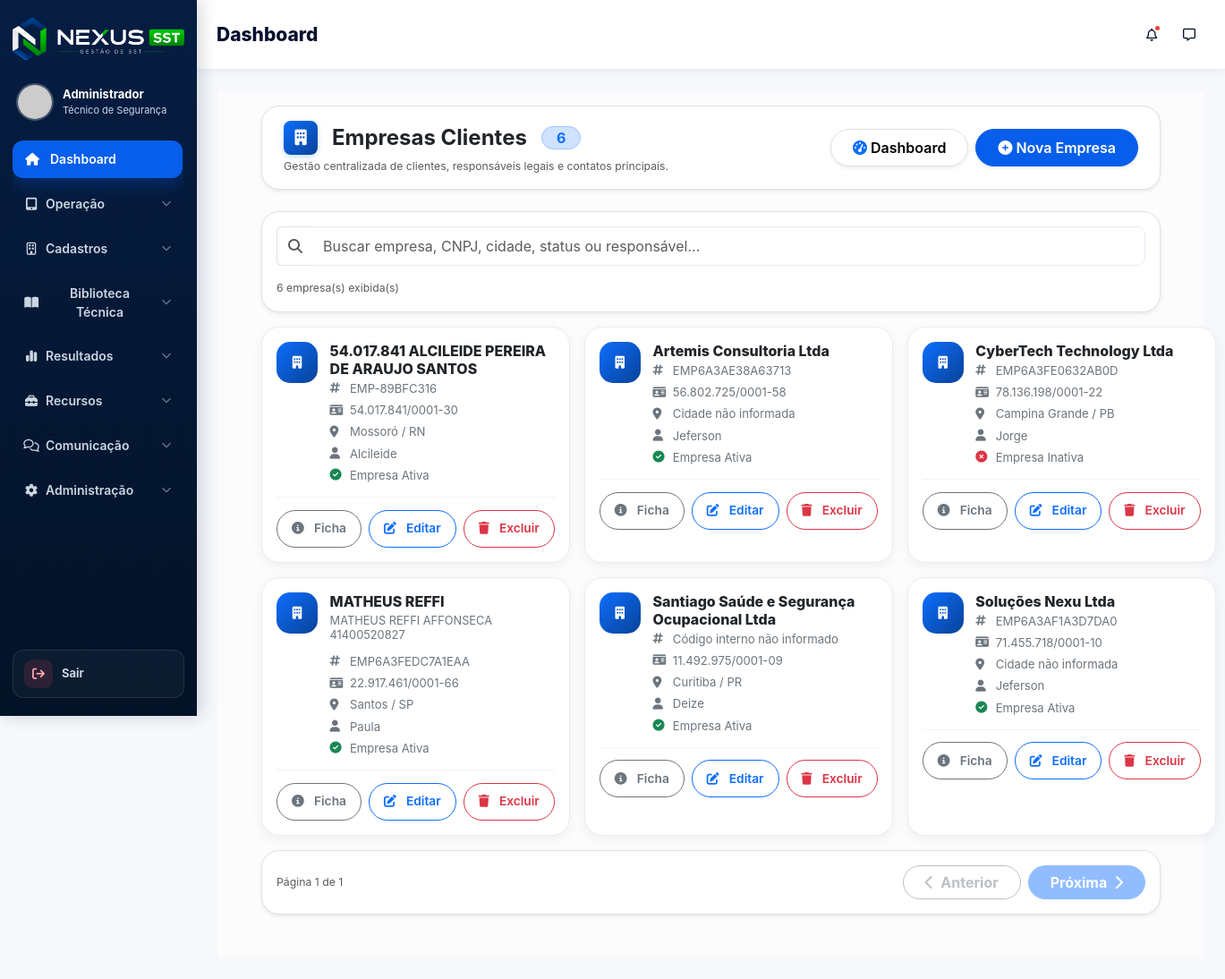
Page /nexus_sst/public/empresas (signed in) on the committed database.
### tables this page shows
CREATE TABLE `empresas` (
  `id` int NOT NULL AUTO_INCREMENT,
  `codigo` varchar(30) DEFAULT NULL,
  `codigo_externo` varchar(50) DEFAULT NULL,
  `razao_social` varchar(200) NOT NULL,
  `nome_fantasia` varchar(200) DEFAULT NULL,
  `cnpj` varchar(20) DEFAULT NULL,
  `inscricao_estadual` varchar(50) DEFAULT NULL,
  `cnae` varchar(30) DEFAULT NULL,
  `descricao_cnae` varchar(255) DEFAULT NULL,
  `grau_risco` varchar(10) DEFAULT NULL,
  `quantidade_funcionarios` int DEFAULT NULL,
  `telefone` varchar(30) DEFAULT NULL,
  `email` varchar(150) DEFAULT NULL,
  `responsavel` varchar(150) DEFAULT NULL,
  `cargo_responsavel` varchar(150) DEFAULT NULL,
  `contato_responsavel` varchar(100) DEFAULT NULL,
  `endereco` text,
  `cidade` varchar(100) DEFAULT NULL,
  `estado` varchar(2) DEFAULT NULL,
  `cep` varchar(20) DEFAULT NULL,
  `logradouro` varchar(200) DEFAULT NULL,
  `numero` varchar(20) DEFAULT NULL,
  `complemento` varchar(100) DEFAULT NULL,
  `bairro` varchar(100) DEFAULT NULL,
  `tecnico_responsavel` varchar(150) DEFAULT NULL,
  `supervisor_responsavel` varchar(150) DEFAULT NULL,
  `periodicidade_visitas` varchar(50) DEFAULT NULL,
  `observacoes` text,
  `ativo` tinyint(1) DEFAULT '1',
  `criado_em` timestamp NULL DEFAULT CURRENT_TIMESTAMP,
  `atualizado_em` timestamp NULL DEFAULT CURRENT_TIMESTAMP ON UPDATE CURRENT_TIMESTAMP,
  PRIMARY KEY (`id`),
  UNIQUE KEY `uk_empresa_cnpj` (`cnpj`),
  UNIQUE KEY `uk_empresa_codigo` (`codigo`)
);

### core/Controller.php (called while the page is built, shortened)
<?php
class Controller
{
    public function view($view, $data = [])
    {
        extract($data);
        $viewPath = dirname(__DIR__) . "/app/views/{$view}.php";
        require_once $viewPath;
    }
}

### app/controllers/EmpresasController.php (called while the page is built, shortened)
<?php
class EmpresasController extends AuthController
{
    private Empresa $empresaModel;
    public function __construct()
    {
        require_once __DIR__ . '/../models/Empresa.php';
        $this->empresaModel = new Empresa();
    }
    public function index()
    {
        $empresas = $this->empresaModel->listar();
        $this->view('empresas/index', [
            'empresas' => $empresas
        ]);
    }
}

### core/Router.php (called while the page is built, shortened)
<?php
class Router
{
    private array $routes = [];
    private function add(string $httpMethod, string $uri, string $controller, string $method): void
    {
        $uri = '/' . trim($uri, '/');
        $this->routes[$httpMethod][$uri] = [
            'controller' => $controller,
            'method' => $method
        ];
    }
    public function dispatch(): void
    {
        $httpMethod = strtoupper($_SERVER['REQUEST_METHOD'] ?? 'GET');
        $requestUri = $_SERVER['REQUEST_URI'] ?? '/';
        $requestPath = parse_url($requestUri, PHP_URL_PATH) ?: '/';
        $route = $this->normalizeRequestPath($requestPath);
        $routes = $this->routes[$httpMethod] ?? [];
        $match = $this->matchRoute($routes, $route);
        $methodName = $match['method'];
        $params = $match['params'];
        $controller = new $controllerName();
        $controller->$methodName(...$params);
    }
    private function normalizeRequestPath(string $requestPath): string
    {
        $route = '/' . ltrim($requestPath, '/');
        $basePaths = [];
        if (defined('BASE_URL')) {
            $configuredBasePath = parse_url((string) BASE_URL, PHP_URL_PATH);
            if (is_string($configuredBasePath) && $configuredBasePath !== '') {
                $basePaths[] = '/' . trim($configuredBasePath, '/');
            }
        }
        $basePaths = array_values(array_unique(array_filter($basePaths)));
        usort($basePaths, static fn(string $a, string $b): int => strlen($b) <=> strlen($a));
        foreach ($basePaths as $basePath) {
            if (str_starts_with($route, $basePath . '/')) {
                $route = substr($route, strlen($basePath));
                break;
            }
        }
        $route = '/' . trim($route, '/');
        return $route === '//' ? '/' : $route;
    }
    private function matchRoute(array $routes, string $route): ?array
    {
        if (isset($routes[$route])) {
            return [
                'controller' => $routes[$route]['controller'],
                'method' => $routes[$route]['method'],
                'params' => []
            ];
        }
        return null;
    }
}

### public/index.php (called while the page is built, shortened)
<?php
$router = new Router();
$router->dispatch();

### config/database.php (called while the page is built)
<?php
return [
    'host'     => 'localhost',
    'dbname'   => 'nexus',
    'usuario'  => 'root',
    'senha'    => 'samuel06',
    'charset'  => 'utf8'
];

### core/Database.php (called while the page is built)
<?php
class Database {
    protected $pdo;
    public function __construct() {
        $config = require __DIR__ . '/../config/database.php';
        $host     = $config['host'];
        $dbname   = $config['dbname'];
        $usuario  = $config['usuario'];
        $senha    = $config['senha'];
        $charset  = $config['charset'];
        $dsn = "mysql:host=$host;dbname=$dbname;charset=$charset";
        $opcoes = [
            PDO::ATTR_ERRMODE            => PDO::ERRMODE_EXCEPTION,
            PDO::ATTR_DEFAULT_FETCH_MODE => PDO::FETCH_ASSOC,
            PDO::ATTR_PERSISTENT         => true,
            PDO::ATTR_EMULATE_PREPARES   => false,
        ];
        try {
            $this->pdo = new PDO($dsn, $usuario, $senha, $opcoes);
        } catch (PDOException $e) {
            $this->erro = $e->getMessage();
            die("Erro de conexão com o banco de dados: " . $this->erro);
        }
    }
    public function getConnection() {
        return $this->pdo;
    }
}

### app/models/Empresa.php (called while the page is built, shortened)
<?php
require_once __DIR__ . '/../../core/Database.php';
class Empresa
{
    private PDO $db;
    public function __construct()
    {
        $database = new Database();
        $this->db = $database->getConnection();
    }
    public function listar(): array
    {
        $stmt = $this->db->prepare("
            SELECT *
            FROM empresas
            ORDER BY COALESCE(nome_fantasia, razao_social) ASC
        ");
        $stmt->execute();
        return $stmt->fetchAll(PDO::FETCH_ASSOC);
    }
}

### app/views/empresas/index.php (the view, shortened to what this page needs)
<?php
require_once dirname(__DIR__) . '/templates/header.php';
?>
<main class="content flex-grow-1 pt-3 px-4 pb-4 bg-light-subtle">
    <div class="container-fluid px-2 px-lg-4 mb-4">
        <div class="toast-container position-fixed top-0 end-0 p-3" style="z-index:9999;">
        </div>
        <header class="page-header-empresas mb-4 px-4 py-3 bg-white border rounded-3 shadow-sm d-flex align-items-center justify-content-between flex-wrap gap-3">
            <div>
                <h3 class="m-0 fw-bold text-dark d-flex align-items-center gap-3" style="font-size: 1.5rem;">
                    <span class="icon-container d-flex align-items-center justify-content-center"
                        style="width: 38px; height: 38px; background: linear-gradient(135deg, #0d6efd, #084298); border-radius: 8px; box-shadow: 0 2px 6px rgba(13, 110, 253, 0.25);">
                        <i class="fas fa-building text-white" style="font-size: 1.10rem;"></i>
                    </span>
                    Empresas Clientes
                    <span class="badge bg-primary-subtle text-primary rounded-pill px-3 py-1 fw-bold fs-6 border border-primary-subtle">
                        <?= count($empresas ?? []) ?>
                    </span>
                </h3>
                <small class="text-muted d-block mt-1">
                    Gestão centralizada de clientes, responsáveis legais e contatos principais.
                </small>
            </div>
            <div class="page-header-actions d-flex gap-2 flex-wrap">
                <a href="<?= BASE_URL ?>/dashboard" class="btn btn-light border rounded-pill px-4 fw-semibold shadow-sm">
                    <i class="fas fa-gauge-high me-1 text-primary"></i>
                    Dashboard
                </a>
                <a href="<?= BASE_URL ?>/empresas/criar" class="btn btn-primary rounded-pill px-4 fw-semibold shadow-sm">
                    <i class="fas fa-plus-circle me-1"></i>
                    Nova Empresa
                </a>
            </div>
        </header>
        <?php if (!empty($empresas)): ?>
            <section class="empresas-app-view">
                <div class="empresas-app-toolbar bg-white border rounded-4 shadow-sm p-3 mb-3">
                    <div class="input-group empresas-app-search">
                        <span class="input-group-text bg-white border-end-0">
                            <i class="fas fa-search text-muted"></i>
                        </span>
                        <input
                            type="text"
                            id="buscarEmpresaMobile"
                            class="form-control border-start-0"
                            placeholder="Buscar empresa, CNPJ, cidade, status ou responsável...">
                    </div>
                    <div class="d-flex align-items-center justify-content-between mt-3 gap-2">
                        <small class="text-muted">
                            <span id="contadorEmpresasMobile"><?= count($empresas ?? []) ?></span>
                            empresa(s) exibida(s)
                        </small>
                    </div>
                </div>
                <div class="empresas-app-list">
                    <?php foreach ($empresas as $emp): ?>
                        <?php
                        $nomeEmpresa = $emp['nome_fantasia'] ?? $emp['nome'] ?? $emp['razao_social'] ?? 'Sem nome';
                        $empresaAtiva = (int)($emp['ativo'] ?? 1) === 1;
                        $textoBusca = strtolower(
                            ($emp['codigo'] ?? '') . ' ' .
                            ($emp['codigo_externo'] ?? '') . ' ' .
                            ($emp['nome_fantasia'] ?? '') . ' ' .
                            ($emp['razao_social'] ?? '') . ' ' .
                            ($emp['cnpj'] ?? '') . ' ' .
                            ($emp['responsavel'] ?? '') . ' ' .
                            ($emp['cidade'] ?? '') . ' ' .
                            ($emp['estado'] ?? '') . ' ' .
                            ($empresaAtiva ? 'ativa ativo' : 'inativa inativo')
                        );
                        ?>
                        <article class="empresa-app-card" data-search="<?= htmlspecialchars($textoBusca) ?>">
                            <div class="empresa-app-card-main">
                                <div class="empresa-app-icon">
                                    <i class="fas fa-building"></i>
                                </div>
                                <div class="empresa-app-content">
                                    <h5><?= htmlspecialchars($nomeEmpresa) ?></h5>
                                    <?php if (!empty($emp['razao_social']) && $emp['razao_social'] !== $nomeEmpresa): ?>
                                        <p class="empresa-app-razao">
                                            <?= htmlspecialchars($emp['razao_social']) ?>
                                        </p>
                                    <?php endif; ?>
                                    <div class="empresa-app-meta">
                                        <span>
                                            <i class="fas fa-hashtag"></i>
                                            <?= !empty($emp['codigo']) ? htmlspecialchars($emp['codigo']) : 'Código interno não informado' ?>
                                        </span>
                                        <span>
                                            <i class="fas fa-id-card"></i>
                                            <?= !empty($emp['cnpj']) ? htmlspecialchars($emp['cnpj']) : 'CNPJ não informado' ?>
                                        </span>
                                        <span>
                                            <i class="fas fa-location-dot"></i>
                                            <?= !empty($emp['cidade']) ? htmlspecialchars($emp['cidade']) : 'Cidade não informada' ?>
                                            <?= !empty($emp['estado']) ? ' / ' . htmlspecialchars($emp['estado']) : '' ?>
                                        </span>
                                        <span>
                                            <i class="fas fa-user"></i>
                                            <?= !empty($emp['responsavel']) ? htmlspecialchars($emp['responsavel']) : 'Responsável não informado' ?>
                                        </span>
                                        <span>
                                            <i class="<?= $empresaAtiva ? 'fas fa-circle-check text-success' : 'fas fa-circle-xmark text-danger' ?>"></i>
                                            <?= $empresaAtiva ? 'Empresa Ativa' : 'Empresa Inativa' ?>
                                        </span>
                                    </div>
                                </div>
                            </div>
                            <div class="empresa-app-actions">
                                <button
                                    class="btn btn-outline-secondary rounded-pill px-3"
                                    data-bs-toggle="modal"
                                    data-bs-target="#modalEmpresa<?= $emp['id'] ?>">
                                    <i class="fas fa-circle-info me-1"></i>
                                    Ficha
                                </button>
                                <a href="<?= BASE_URL ?>/empresas/editar/<?= $emp['id'] ?>" class="btn btn-outline-primary rounded-pill px-3">
                                    <i class="fas fa-edit me-1"></i>
                                    Editar
                                </a>
                                <a href="<?= BASE_URL ?>/empresas/excluir/<?= $emp['id'] ?>"
                                   class="btn btn-outline-danger rounded-pill px-3"
                                   onclick="return confirm('Deseja realmente excluir esta empresa?')">
                                    <i class="fas fa-trash me-1"></i>
                                    Excluir
                                </a>
                            </div>
                        </article>
                    <?php endforeach; ?>
                </div>
                <div class="empresas-pagination bg-white border rounded-4 shadow-sm p-3 mt-3">
                    <div class="d-flex flex-column flex-md-row justify-content-between align-items-center gap-3">
                        <small class="text-muted">
                            Página <span id="paginaAtualEmpresas">1</span> de <span id="totalPaginasEmpresas">1</span>
                        </small>
                        <div class="d-flex gap-2">
                            <button type="button" id="btnAnteriorEmpresas" class="btn btn-outline-secondary rounded-pill px-4">
                                <i class="fas fa-chevron-left me-1"></i>
                                Anterior
                            </button>
                            <button type="button" id="btnProximaEmpresas" class="btn btn-primary rounded-pill px-4">
                                Próxima
                                <i class="fas fa-chevron-right ms-1"></i>
                            </button>
                        </div>
                    </div>
                </div>
            </section>
        <?php endif; ?>
    </div>
</main>
<?php require_once dirname(__DIR__) . '/templates/footer.php'; ?>

### rows in the picture
empresas: nome_fantasia "54.017.841 ALCILEIDE PEREIRA DE ARAUJO SANTOS", codigo "EMP-89BFC316", cnpj "54.017.841/0001-30", cidade "Mossoró", estado "RN", responsavel "Alcileide", ativo 1 (drawn)
empresas: nome_fantasia "Artemis Consultoria Ltda", codigo "EMP6A3AE38A63713", cnpj "56.802.725/0001-58", shows "Cidade não informada", responsavel "Jeferson", ativo 1 (drawn)
empresas: nome_fantasia "CyberTech Technology Ltda", codigo "EMP6A3FE0632AB0D", cnpj "78.136.198/0001-22", cidade "Campina Grande", estado "PB", responsavel "Jorge", ativo 0 (drawn)
empresas: nome_fantasia "MATHEUS REFFI", razao_social "MATHEUS REFFI AFFONSECA 41400520827", codigo "EMP6A3FEDC7A1EAA", cnpj "22.917.461/0001-66", cidade "Santos", estado "SP", responsavel "Paula", ativo 1 (drawn)
empresas: nome_fantasia "Santiago Saúde e Segurança Ocupacional Ltda", shows "Código interno não informado", cnpj "11.492.975/0001-09", cidade "Curitiba", estado "PR", responsavel "Deize", ativo 1 (drawn)
empresas: nome_fantasia "Soluções Nexu Ltda", codigo "EMP6A3AF1A3D7DA0", cnpj "71.455.718/0001-10", shows "Cidade não informada", responsavel "Jeferson", ativo 1 (drawn)

### other values in the picture
$usuario "Administrador"
$pageTitle "Dashboard"
count($empresas ?? []) "6"
